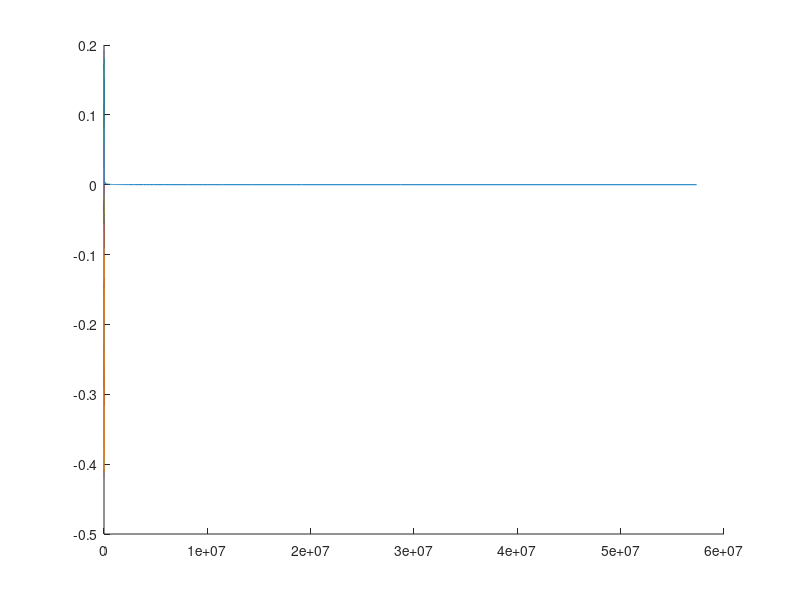

Write MATLAB code to recreate this figure. (Note: this script raises an error after producing the figure.)
%% Rewrite of the Weisshaar Metrix method for the theodorsen function
% Alexander Ketzle
clc, clear

% page 219 parameters
% mu = 76;
% a_h = -0.15;
% x_alpha = 0.25;
% r_alpha = sqrt(0.388);
% b = 5 / 12; % ft
% freq_alpha = 64.1; % rad/s
% freq_h = 55.9; % rad/s
% g_alpha = 0;
% g_h = 0;

% doppler's fin
% a_h =  0.0;
% b = 2.25/12; % ft
% x_alpha = 0.0;
% r_alpha = 0.57785;
% freq_alpha = 2866.77844; % rad/s
% freq_h = 1853.69007; % rad/s
% mu = 110.28942;
% g_alpha = 0.005;
% g_h = 0.005;

% Cippola N5800 Parameters - This is one of the examples shipped with
%FinSim
a_h = 0.0;
b = 3.5625 / 12; % ft
x_alpha = 0.316;
r_alpha = 0.57757;
freq_alpha = 2593.373; % rad/s
freq_h = 2458.08525; % rad/s
mu = 77.11441;
g_alpha = 0.00;
g_h = 0.00;

% weisshaar page 424 example
% a_h = -0.2;
% b = 3; % ft
% x_alpha = 0.1;
% r_alpha = 0.5;
% freq_h = 10;
% freq_alpha = 25;
% mu = 20;

%% Calculation

i = sqrt(-1);
kStepSize = 0.00001;
kRange = [kStepSize,6];
n = ((max(kRange) - min(kRange)) / kStepSize) + 1;
kSet = linspace(kRange(2),kRange(1),n);

k = kSet;

Ch_k = besselh(1,2,k) ./ (besselh(1,2,k) + (i * besselh(0,2,k))); % Theodorsen Function; Less lines to compute than using the other bessel functions
F = real(Ch_k);
G = imag(Ch_k);

L_h = 1 - (i .* 2 .* Ch_k ./ k);
L_alpha = 0.5 - (i .* (1 + (2 .* Ch_k)) ./ k) - (2 .* Ch_k ./ k.^2);
M_alpha = (3/8) - (i ./ k);

A11 = (freq_alpha.^2 ./ freq_h.^2) .* (1 + (L_h ./ mu));
A12 = (freq_alpha.^2 ./ freq_h.^2) .* (x_alpha + (mu.^-1 .* (L_alpha - ((0.5 + a_h) .* L_h))));
A21 = ((x_alpha ./ r_alpha.^2) + ((1 ./ (mu .* r_alpha.^2)) .* (0.5 - (0.5 + a_h) .* L_h)));
A22 = 1 + ((1 ./ (mu .* r_alpha.^2)) .* (M_alpha - ((L_alpha + 0.5) .* (0.5 + a_h)) + (L_h .* (0.5 + a_h).^2)));

omega(1,:) = ((A11(:) + A22(:)) - sqrt((A11(:) + A22(:)).^2 - (4 * (A11(:) .* A22(:) - A12(:) .* A21(:))))) ./ 2; 
omega(2,:) = ((A11(:) + A22(:)) + sqrt((A11(:) + A22(:)).^2 - (4 * (A11(:) .* A22(:) - A12(:) .* A21(:))))) ./ 2;

omega_r = real(omega);
omega_i = imag(omega);
freq_f = freq_alpha ./ real(sqrt(omega_r));
V_f = (freq_f .* b ./ k);
eigRatio = (omega_i ./ omega_r);
freqRatio = freq_f ./ freq_alpha;

%% Plotting

if(max(eigRatio(1,:)) > 0)
    [rowf,colf] = find(abs(eigRatio(1,:)) == min(abs(eigRatio(1,:))));
    Uf = V_f(rowf,colf);
    flutterFreq = freq_f(rowf,colf) / (2 * pi());
    [~,cold] = find(abs(eigRatio(2,:)) == min(abs(eigRatio(2,:))));
    Ud = V_f(2,cold);
    freq_div = freq_f(2,cold) / (2 * pi());
else
    [rowf,colf] = find(abs(eigRatio(2,:)) == min(abs(eigRatio(2,:))));
    Uf = V_f(rowf,colf);
    flutterFreq = freq_f(rowf,colf) / (2 * pi());
    [~,cold] = find(abs(eigRatio(1,:)) == min(abs(eigRatio(1,:))));
    Ud = V_f(1,cold);
    freq_div = freq_f(1,cold) / (2 * pi());
end

fprintf("Uf = %g ft/s\nFcr = %g Hz\nUd = %g ft/s\nFd = %g hz\n",Uf,flutterFreq,Ud,freq_div)


% U vs g
figure();
hold on;
plot(V_f(1,:),eigRatio(1,:))
plot(V_f(2,:),eigRatio(2,:))
yline(0)
ylabel("Xi/Xr");
xlabel("Velocity");
xlim([0 max(V_f(2,:) * 1.2)])



% freq ratio vs U
% figure();
% hold on;
% plot(V_f(1,:),freqRatio(1,:))
% plot(V_f(2,:),freqRatio(2,:))
% xlim([0 max(V_f(2,:) * 1.2)])
% min(freqRatio(1,:))